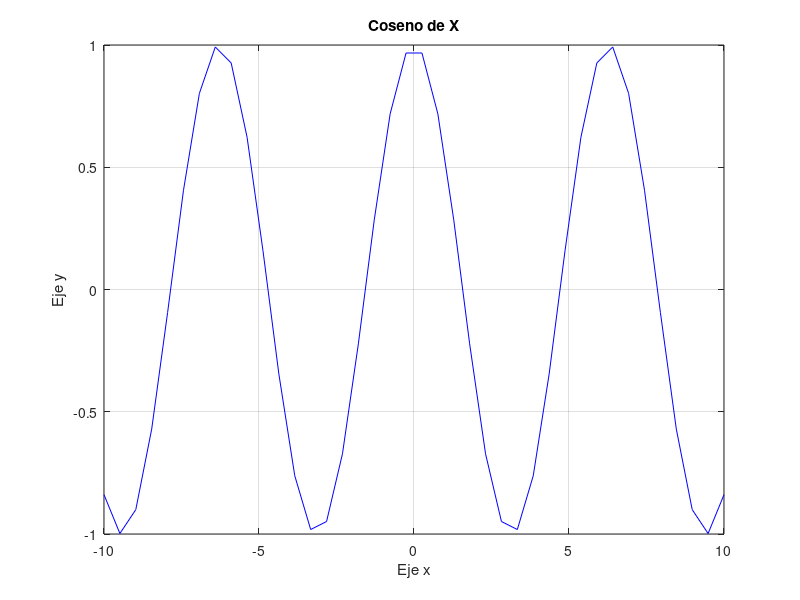

This chart was generated by the following MATLAB code:
%Acá creamos un vector de valores (lim inferior, lim superior, n puntos)
x = linspace (-10, 10, 40);

%Acá graficamos las funciones
plot (x, cos(x), 'b');

%Acá ponemos titulo y etiquetas ejes
title ('Coseno de X');

xlabel('Eje x');
ylabel('Eje y');

grid on